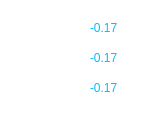
      <widget class="QWidget" name="widget_3" native="true">
       <property name="geometry">
        <rect>
         <x>8</x>
         <y>12</y>
         <width>161</width>
         <height>121</height>
        </rect>
       </property>
       <property name="styleSheet">
        <string notr="true">border:1px solid rgb(255,255,255)</string>
       </property>
       <widget class="QLineEdit" name="lineEdit_44">
        <property name="geometry">
         <rect>
          <x>10</x>
          <y>20</y>
          <width>51</width>
          <height>20</height>
         </rect>
        </property>
        <property name="focusPolicy">
         <enum>Qt::NoFocus</enum>
        </property>
        <property name="styleSheet">
         <string notr="true">color: rgb(255, 255, 255);
font: 75 11pt &quot;Padauk Book&quot;;
border:rgb(0,0,0);</string>
        </property>
        <property name="text">
         <string>X.m/s2</string>
        </property>
       </widget>
       <widget class="QLabel" name="label_acc_x">
        <property name="geometry">
         <rect>
          <x>90</x>
          <y>20</y>
          <width>51</width>
          <height>16</height>
         </rect>
        </property>
        <property name="styleSheet">
         <string notr="true">border:rgb(0,0,0);
font: 11pt &quot;Noto Sans&quot;;
color: rgb(0, 190, 255);</string>
        </property>
        <property name="text">
         <string>-0.17</string>
        </property>
       </widget>
       <widget class="QLineEdit" name="lineEdit_45">
        <property name="geometry">
         <rect>
          <x>10</x>
          <y>50</y>
          <width>51</width>
          <height>20</height>
         </rect>
        </property>
        <property name="focusPolicy">
         <enum>Qt::NoFocus</enum>
        </property>
        <property name="styleSheet">
         <string notr="true">color: rgb(255, 255, 255);
font: 75 11pt &quot;Padauk Book&quot;;
border:rgb(0,0,0);</string>
        </property>
        <property name="text">
         <string>Y.m/s2</string>
        </property>
       </widget>
       <widget class="QLabel" name="label_acc_y">
        <property name="geometry">
         <rect>
          <x>90</x>
          <y>50</y>
          <width>51</width>
          <height>16</height>
         </rect>
        </property>
        <property name="styleSheet">
         <string notr="true">border:rgb(0,0,0);
font: 11pt &quot;Noto Sans&quot;;
color: rgb(0, 190, 255);</string>
        </property>
        <property name="text">
         <string>-0.17</string>
        </property>
       </widget>
       <widget class="QLineEdit" name="lineEdit_46">
        <property name="geometry">
         <rect>
          <x>10</x>
          <y>80</y>
          <width>51</width>
          <height>20</height>
         </rect>
        </property>
        <property name="focusPolicy">
         <enum>Qt::NoFocus</enum>
        </property>
        <property name="styleSheet">
         <string notr="true">color: rgb(255, 255, 255);
font: 75 11pt &quot;Padauk Book&quot;;
border:rgb(0,0,0);</string>
        </property>
        <property name="text">
         <string>Z.m/s2</string>
        </property>
       </widget>
       <widget class="QLabel" name="label_acc_z">
        <property name="geometry">
         <rect>
          <x>90</x>
          <y>80</y>
          <width>51</width>
          <height>16</height>
         </rect>
        </property>
        <property name="styleSheet">
         <string notr="true">border:rgb(0,0,0);
font: 11pt &quot;Noto Sans&quot;;
color: rgb(0, 190, 255);</string>
        </property>
        <property name="text">
         <string>-0.17</string>
        </property>
       </widget>
       <widget class="Visualization" name="visualization_3D">
        <property name="enabled">
         <bool>true</bool>
        </property>
        <property name="geometry">
         <rect>
          <x>0</x>
          <y>-10</y>
          <width>811</width>
          <height>251</height>
         </rect>
        </property>
        <property name="minimumSize">
         <size>
          <width>200</width>
          <height>200</height>
         </size>
        </property>
       </widget>
       <zorder>visualization_3D</zorder>
       <zorder>lineEdit_44</zorder>
       <zorder>label_acc_x</zorder>
       <zorder>lineEdit_45</zorder>
       <zorder>label_acc_y</zorder>
       <zorder>lineEdit_46</zorder>
       <zorder>label_acc_z</zorder>
      </widget>
